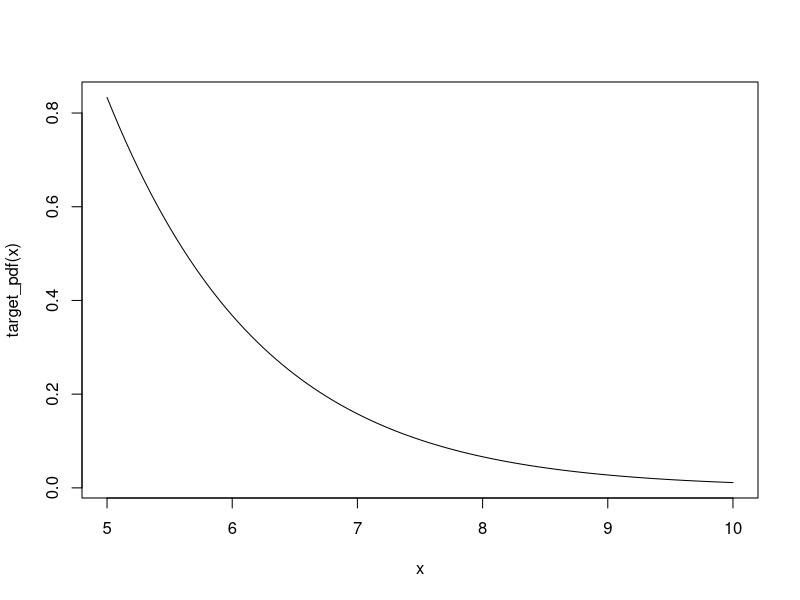

Generate this figure with R: (Note: this script raises an error after producing the figure.)
#Monte Carlo Integration- Integration by Simulation-------------------------
#Defining our target pdf(density function to integrate) --------------------------

target_pdf<-function(x){
  (x*exp(-x))/(6*exp(-5))
}

#Defining porposal pdf (density that we sample from a compare to target)--
proposal_pdf<- function(x){
  5+ rexp(1, rate = 1)
}
#what curve looks like 
curve(target_pdf(x), from = 5, to =10)

sim_gamma<-function(){
  set.seed(123)
  n<-5000
  sample_y<-numeric(n)
  count<-0
  while(count<n) {
    y<-proposal_pdf(1)
    #uniform comparison
    u<- runif(1,0,1)
    #accept or reject criteria
    
    if( u <target_pdf(y)/proposal_pdf(y))
      count<- count +1
    sample_y_9[count]<-y
    
  }
  return(sample_y_9)
}

hist(sim_gamma_9(), freq = FALSE)
curve(target_9(x), add = TRUE)